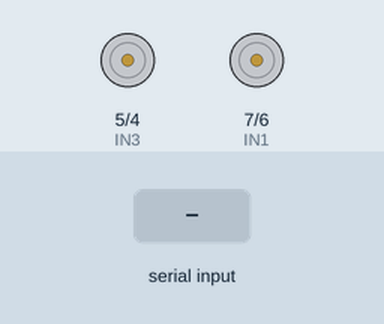
A sketch run on a simulated Arduino Uno, built with avr-gcc and run on an emulated ATmega328P. Parts: motor-driver pin pairs drawn as motors (green arrow = first pin HIGH = forward, orange = second pin HIGH = backward, longer = more drive). The inputs (shaded band) are chosen by the test bench.

Above: at 1.2 s.
1.3 s: "1" received over Serial
At 2.3 s:
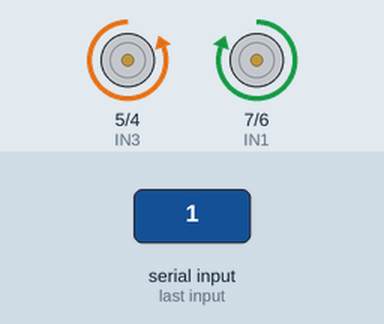
2.8 s: "2" received over Serial
At 3.5 s:
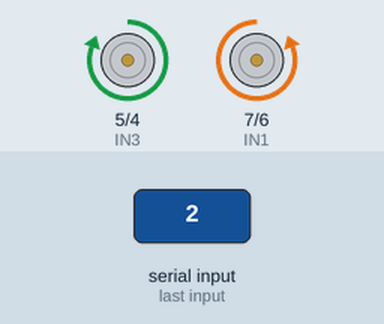
4.3 s: "3" received over Serial
At 4.6 s:
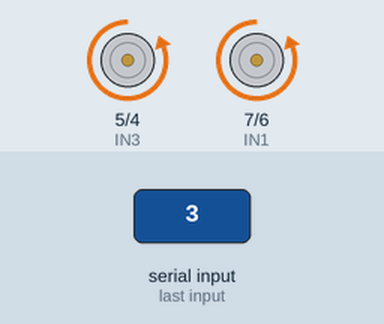
5.8 s: "4" received over Serial
At 6.8 s:
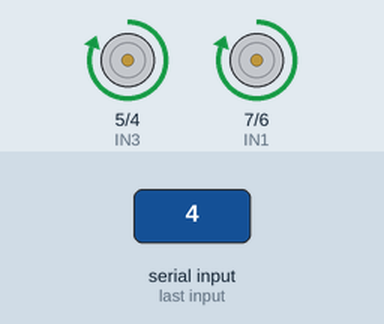
7.3 s: "6" received over Serial
At 7.9 s:
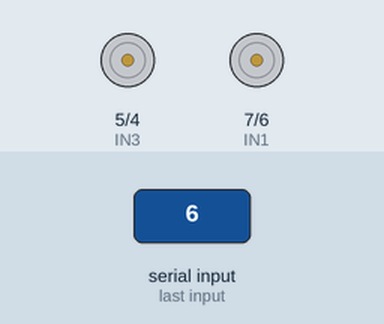
Timing chart, 0 to 9.8 s (numbered marks = the images above; inputs shaded):
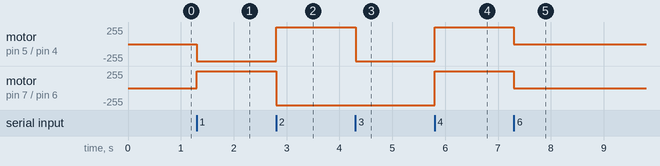

The sketch:

blue_car.ino
```cpp
#define IN1 7
#define IN2 6
#define IN3 5
#define IN4 4
#define MAX_SPEED 255	//SPEED: tu 0 den 255
#define MIN_SPEED 0

byte blue =0;	//bien nhan du lieu qua bluetooth

void setup()
{
	Serial.begin(9600);
	pinMode(IN1, OUTPUT);
	pinMode(IN2, OUTPUT);
	pinMode(IN3, OUTPUT);
	pinMode(IN4, OUTPUT);
}

void motor_1_Dung()
{
	digitalWrite(IN1, LOW);
	digitalWrite(IN2, LOW);
}

void motor_2_Dung()
{
	digitalWrite(IN3, LOW);
	digitalWrite(IN4, LOW);
}

void motor_1_Tien(int speed)	//speed: tu 0 den MAX_SPEED
{
	speed = constrain(speed, MIN_SPEED, MAX_SPEED);	//dam bao gia tri nam trong mot khoang tu 0 den MAX_SPEED
	digitalWrite(IN1, HIGH);	//chan nay khong co PWM
	analogWrite(IN2, 255 - speed);
}

void motor_2_Tien(int speed)	//speed: tu 0 den MAX_SPEED
{
	speed = constrain(speed, MIN_SPEED, MAX_SPEED);	//dam bao gia tri nam trong mot khoang tu 0 den MAX_SPEED
	digitalWrite(IN4, HIGH);	//chan nay khong co PWM
	analogWrite(IN3, 255 - speed);
}

void motor_1_Lui(int speed)
{
	speed = constrain(speed, MIN_SPEED, MAX_SPEED);	//dam bao gia tri nam trong mot khoang tu 0 den MAX_SPEED
	digitalWrite(IN1, LOW);	//chan nay khong co PWM
	analogWrite(IN2, speed);
}

void motor_2_Lui(int speed)
{
	speed = constrain(speed, MIN_SPEED, MAX_SPEED);	//dam bao gia tri nam trong mot khoang tu 0 den MAX_SPEED
	digitalWrite(IN4, LOW);	//chan nay khong co PWM
	analogWrite(IN3, speed);
}

void loop()
{
	if (Serial.available() > 0)
	{
		blue = Serial.read();
	}
	if (blue == 49)	//tien((ma ASCII cua 1 la 49)
	{
		motor_1_Tien(MAX_SPEED);
		motor_2_Tien(MAX_SPEED);
		blue = 0;
		delay(5);
	}
	if (blue == 50)	//lui((ma ASCII cua 2 la 50)
	{
		motor_1_Lui(MAX_SPEED);
		motor_2_Lui(MAX_SPEED);
		blue = 0;
		delay(5);
	}
	if (blue == 51)	//xoay trai((ma ASCII cua 3 la 51)
	{
		motor_1_Lui(MAX_SPEED);
		motor_2_Tien(MAX_SPEED);
		blue = 0;
		delay(5);
	}
	if (blue == 52)	//xoay phai(ma ASCII cua 4 la 52)
	{
		motor_1_Tien(MAX_SPEED);
		motor_2_Lui(MAX_SPEED);
		blue = 0;
		delay(5);
	}
	if (blue == 54)	//dung(ma ASCII cua 6 la 54)
	{
		motor_1_Dung();
		motor_2_Dung();
		blue = 0;
		delay(5);
	}
	delay(5);
}
```

Measured:
- after the input at 1.3 s, motor on pin 5 (IN3) / pin 4 (IN4): stopped → backward 255/255 at once; motor on pin 7 (IN1) / pin 6 (IN2): stopped → forward 255/255 at once
- after the input at 2.8 s, motor on pin 5 (IN3) / pin 4 (IN4): backward 255/255 → forward 255/255 at once; motor on pin 7 (IN1) / pin 6 (IN2): forward 255/255 → backward 255/255 at once
- after the input at 4.3 s, motor on pin 5 (IN3) / pin 4 (IN4): forward 255/255 → backward 255/255 at once
- after the input at 5.8 s, motor on pin 5 (IN3) / pin 4 (IN4), motor on pin 7 (IN1) / pin 6 (IN2): backward 255/255 → forward 255/255 at once
- after the input at 7.3 s, motor on pin 5 (IN3) / pin 4 (IN4), motor on pin 7 (IN1) / pin 6 (IN2): forward 255/255 → stopped at once
